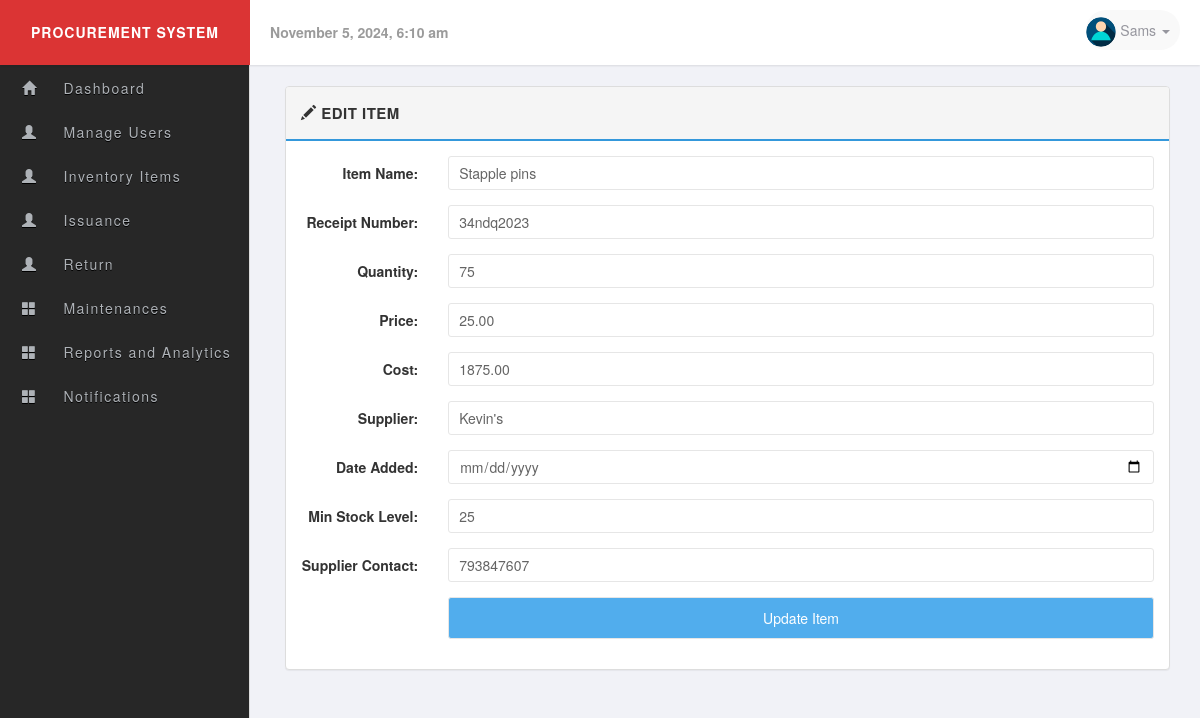
/edit_item.php?item_id=4 (signed in), run on the app's committed database.
### tables this page shows
CREATE TABLE `users` (
  `id` int(11) UNSIGNED NOT NULL,
  `name` varchar(60) NOT NULL,
  `username` varchar(50) NOT NULL,
  `email` varchar(255) NOT NULL,
  `password` varchar(255) NOT NULL,
  `user_level` int(11) NOT NULL,
  `image` varchar(255) DEFAULT 'no_image.jpg',
  `status` int(1) NOT NULL,
  `last_login` datetime DEFAULT NULL
);

CREATE TABLE `items` (
  `id` int(11) NOT NULL,
  `name` varchar(255) NOT NULL,
  `receipt_number` varchar(255) NOT NULL,
  `quantity` int(11) NOT NULL,
  `price` decimal(10,2) NOT NULL,
  `cost` decimal(10,2) NOT NULL,
  `supplier` varchar(255) NOT NULL,
  `date_added` datetime NOT NULL,
  `min_stock_level` int(11) DEFAULT NULL,
  `supplier_contact` varchar(255) DEFAULT NULL
);

### includes/session.php (called while the page is built, shortened)
<?php
class Session {
 private $user_is_logged_in = false;
  public function isUserLoggedIn(){
    return $this->user_is_logged_in;
  }
  private function userLoginSetup()
  {
    if(isset($_SESSION['user_id']))
    {
      $this->user_is_logged_in = true;
    } else {
      $this->user_is_logged_in = false;
    }
  }
}
$session = new Session();
?>

### includes/sql.php (called while the page is built, shortened)
<?php
  require_once('includes/load.php');
  require_once('includes/database.php');
function find_by_id($table,$id)
{
  global $db;
  $id = (int)$id;
    if(tableExists($table)){
          $sql = $db->query("SELECT * FROM {$db->escape($table)} WHERE id='{$db->escape($id)}' LIMIT 1");
          if($result = $db->fetch_assoc($sql))
            return $result;
          else
            return null;
     }
}
function tableExists($table){
  global $db;
  $table_exit = $db->query('SHOW TABLES LIKE "'.$db->escape($table).'"');
  if($table_exit) {
    return ($db->num_rows($table_exit) > 0);
  }
  return false;
}
  function current_user(){
      static $current_user;
      if(!$current_user){
         if(isset($_SESSION['user_id'])):
             $user_id = intval($_SESSION['user_id']);
             $current_user = find_by_id('users',$user_id);
        endif;
      }
    return $current_user;
  }
  function find_by_groupLevel($level)
  {
    global $db;
    $sql = "SELECT group_level FROM user_groups WHERE group_level = '{$db->escape($level)}' LIMIT 1 ";
    $result = $db->query($sql);
    return($db->num_rows($result) === 0 ? true : false);
  }
   function page_require_level($require_level){
     global $session;
     $current_user = current_user();
     $login_level = find_by_groupLevel($current_user['user_level']);
     if (!$session->isUserLoggedIn(true)):
            $session->msg('d','Please login...');
            redirect('index.php', false);
     elseif($login_level['group_status'] === '0'):
           $session->msg('d','This level user has been band!');
           redirect('home.php',false);
     elseif($current_user['user_level'] <= (int)$require_level):
              return true;
      else:
            $session->msg("d", "Sorry! you dont have permission to view the page.");
            redirect('home.php', false);
        endif;
     }
?>

### includes/database.php (called while the page is built, shortened)
<?php
class MySqli_DB {
    private $con;
    public $query_id;
    public function db_connect() {
        $this->con = new mysqli(DB_HOST, DB_USER, DB_PASS, DB_NAME);
    }
    public function query($sql) {
        if (trim($sql) != "") {
            $this->query_id = $this->con->query($sql);
        }
        return $this->query_id;
    }
    public function prepare($sql) {
        $stmt = $this->con->prepare($sql);
        return $stmt;
    }
    public function fetch_assoc($statement) {
        return mysqli_fetch_assoc($statement);
    }
    public function num_rows($statement) {
        return mysqli_num_rows($statement);
    }
    public function escape($str) {
        return $this->con->real_escape_string($str);
    }
}
$db = new MySqli_DB();
?>

### includes/functions.php (called while the page is built, shortened)
<?php
function remove_junk($str){
  $str = nl2br($str);
  $str = htmlspecialchars(strip_tags($str, ENT_QUOTES));
  return $str;
}
?>

### edit_item.php (the view, shortened to what this page needs)
<?php
require_once('includes/load.php');
page_require_level(1);
$item = null;
if (isset($_GET['item_id'])) {
    $item_id = $_GET['item_id'];
    $sql = "SELECT * FROM items WHERE id=?";
    $stmt = $db->prepare($sql);
    $stmt->bind_param("i", $item_id);
    $stmt->execute();
    $result = $stmt->get_result();
    $item = $result->fetch_assoc();
}
include_once('layouts/header.php');
?>
<div class="row">
    <div class="col-md-12">
    </div>
</div>
<div class="row">
    <div class="col-md-12">
        <div class="panel panel-default">
            <div class="panel-heading clearfix">
                <strong>
                    <span class="glyphicon glyphicon-pencil"></span>
                    <span>Edit Item</span>
                </strong>
            </div>
            <div class="panel-body">
                <form method="post" action="edit_item.php" class="form-horizontal">
                    <div class="form-group">
                        <label for="item_name" class="col-sm-2 control-label">Item Name:</label>
                        <div class="col-sm-10">
                            <input type="text" name="item_name" class="form-control" value="<?php echo htmlspecialchars($item['name']); ?>" required>
                        </div>
                    </div>
                    <div class="form-group">
                        <label for="receipt_number" class="col-sm-2 control-label">Receipt Number:</label>
                        <div class="col-sm-10">
                            <input type="text" name="receipt_number" class="form-control" value="<?php echo htmlspecialchars($item['receipt_number']); ?>" required>
                        </div>
                    </div>
                    <div class="form-group">
                        <label for="quantity" class="col-sm-2 control-label">Quantity:</label>
                        <div class="col-sm-10">
                            <input type="number" name="quantity" class="form-control" value="<?php echo htmlspecialchars($item['quantity']); ?>" required>
                        </div>
                    </div>
                    <div class="form-group">
                        <label for="price" class="col-sm-2 control-label">Price:</label>
                        <div class="col-sm-10">
                            <input type="number" step="0.01" name="price" class="form-control" value="<?php echo htmlspecialchars($item['price']); ?>" required>
                        </div>
                    </div>
                    <div class="form-group">
                        <label for="cost" class="col-sm-2 control-label">Cost:</label>
                        <div class="col-sm-10">
                            <input type="number" step="0.01" name="cost" class="form-control" value="<?php echo htmlspecialchars($item['cost']); ?>" required>
                        </div>
                    </div>
                    <div class="form-group">
                        <label for="supplier" class="col-sm-2 control-label">Supplier:</label>
                        <div class="col-sm-10">
                            <input type="text" name="supplier" class="form-control" value="<?php echo htmlspecialchars($item['supplier']); ?>" required>
                        </div>
                    </div>
                    <div class="form-group">
                        <label for="date_added" class="col-sm-2 control-label">Date Added:</label>
                        <div class="col-sm-10">
                            <input type="date" name="date_added" class="form-control" value="<?php echo htmlspecialchars($item['date_added']); ?>" required>
                        </div>
                    </div>
                    <div class="form-group">
                        <label for="min_stock_level" class="col-sm-2 control-label">Min Stock Level:</label>
                        <div class="col-sm-10">
                            <input type="number" name="min_stock_level" class="form-control" value="<?php echo htmlspecialchars($item['min_stock_level']); ?>" required>
                        </div>
                    </div>
                    <div class="form-group">
                        <label for="supplier_contact" class="col-sm-2 control-label">Supplier Contact:</label>
                        <div class="col-sm-10">
                            <input type="text" name="supplier_contact" class="form-control" value="<?php echo htmlspecialchars($item['supplier_contact']); ?>" required>
                        </div>
                    </div>
                    <div class="form-group">
                        <div class="col-sm-offset-2 col-sm-10">
                            <input type="submit" name="update" class="btn btn-primary" value="Update Item">
                        </div>
                    </div>
                </form>
            </div>
        </div>
    </div>
</div>
<?php include_once('layouts/footer.php'); ?>

### layouts/header.php (shortened to what this page needs)
<?php $user = current_user(); ?>
<!DOCTYPE html>
  <html lang="en">
    <head>
    <link rel="stylesheet" href="https://maxcdn.bootstrapcdn.com/bootstrap/3.3.4/css/bootstrap.min.css"/>
    <link rel="stylesheet" href="//cdnjs.cloudflare.com/ajax/libs/bootstrap-datepicker/1.3.0/css/datepicker3.min.css" />
    <link rel="stylesheet" href="libs/css/main.css" />
  </head>
  <body>
  <?php  if ($session->isUserLoggedIn(true)): ?>
    <header id="header">
      <div class="logo pull-left"> Procurement System</div>
      <div class="header-content">
      <div class="header-date pull-left">
        <strong><?php echo date("F j, Y, g:i a");?></strong>
      </div>
      <div class="pull-right clearfix">
        <ul class="info-menu list-inline list-unstyled">
          <li class="profile">
            <a href="#" data-toggle="dropdown" class="toggle" aria-expanded="false">
              <img src="uploads/users/<?php echo $user['image'];?>" alt="user-image" class="img-circle img-inline">
              <span><?php echo remove_junk(ucfirst($user['name'])); ?> <i class="caret"></i></span>
            </a>
          </li>
        </ul>
      </div>
     </div>
    </header>
    <div class="sidebar">
      <?php if($user['user_level'] === '1'): ?>
      <?php include_once('admin_menu.php');?>
      <?php elseif($user['user_level'] === '2'): ?>
      <?php include_once('special_menu.php');?>
      <?php elseif($user['user_level'] === '3'): ?>
      <?php include_once('user_menu.php');?>
      <?php endif;?>
   </div>
<?php endif;?>
<div class="page">
  <div class="container-fluid">

### libs/css/main.css (style rules this page uses)
body { font-family: 'Helvetica Neue', Helvetica, Arial, sans-serif; font-weight: 400; overflow-x: hidden; overflow-y: auto; background: #f1f2f7; height: 100%; width: 100%; }
a { color: #777; text-decoration: none; }
.page { position: relative; display: block; top: 50px; left: 0; padding: 35px 15px 20px 270px; }
.form-group { margin-bottom: 15px; }
.form-group label { display: block; font-weight: bold; margin-bottom: 5px; }
.form-group input { width: 100%; padding: 10px; border: 1px solid #e6e6e6; border-radius: 3px; }
.panel-default >.panel-heading { background-color: #f5f5f5; border-bottom: 2px solid #3498DB; font-size: 15px; text-transform: uppercase; letter-spacing: .5px; padding: 15px; }
#header { position: fixed; z-index: 99; top: 0; left: 0; background-color: #fff; width: 100%; height: 65px; line-height: 65px; box-shadow: 0 1px 2px rgba(0,0,0,0.1); }
header > .logo { color: #fff; text-align: center; font-weight: 700; text-transform: uppercase; letter-spacing: 1px; display: inline-block; width: 250px; background-color: #db3434; }
.header-date { color: #9b9b9b; margin-left: 20px; }
.info-menu { height: 60px; margin: 0; line-height: 60px; padding: 0 15px; }
.info-menu li.profile { position: relative; }
.profile a.toggle { text-decoration: none; text-align: center; font-size: 14px; color: rgba(150, 150, 158, 1.0); position: relative; padding: 10px 10px 10px 0; margin: 0; background: #f9f9f9; border-radius: 30px; }
.info-menu li.profile a img { width: 30px; height: 30px; }
.sidebar { position: fixed; z-index: 10; left: 0; top: 0; padding: 65px 0 0; height: 100%; width: 250px; background: #272727; border-right: 1px solid #ddd; text-align: center; }
.form-control { color: #646464; border: 1px solid #e6e6e6; border-radius: 3px; box-shadow: none; }
.btn { border-radius: 3px; transition: all 300ms ease-in-out; }
.btn-primary { color: #fff; background-color: #51aded; border-color: #3d8fd8; }

### data on the page
users: image (placeholder picture), name "Sams"
items: item_name "Stapple pins", receipt_number "34ndq2023", quantity "75", price "25.00", cost "1875.00", supplier "Kevin's", min_stock_level "25", supplier_contact "793847607"
